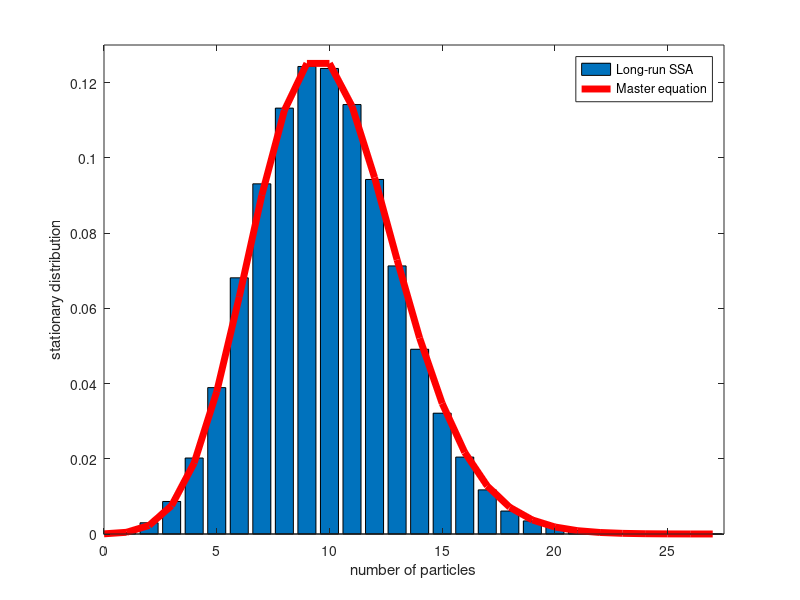

Here is the MATLAB script that generated this plot: (Note: this script raises an error after producing the figure.)
%This code is desgined to calculate the stationary probability distribution
%of the production and degradation example
%By Kit Yates
%Created 25/08/15
%Last Modified 25/08/15

clear all
close all

%Define the rate constant of degradation
k1=0.1; %(sec^{-1})
k2nu=1; %(sec^{-1})

% Define the number of repeats we will do
M=1000;

% Define the final time we will simulate to
T_final=100;

%Define the recording time interval
rec_step=0.01;

%Define a vector of the time_points
time_vec=[0:rec_step:T_final];

%Calculate the number of recording steps required
num_rec_steps=T_final/rec_step;

%Define the vector which will reocrd the number of particlesat each time
%point
rec_vector=zeros(num_rec_steps+1,M);

%Define the initial number of particles
A_init=0;

%Define the initial number of molecules forthe recording vector
rec_vector(1,:)=A_init*ones(1,M);

%Run through a for loop for each of the repeats
for i=1:M

    %Define the initial time to be zero
    t=0;
    
    %Initialise the times to help recording
    t_after=0;
    
%   initialise the number of particles for this repeat
    A=A_init;
    
    %Run through a for loop for each of the time-steps
    %Enter the while loop
    while t<T_final
        
        %Calculate the propensity functions
        a0=A*k1+k2nu;
        
        %Determine the time for the next reaction
        tau=(1/a0)*log(1/rand);
        
        %Update the time
        t=t+tau;
        
        %Write the current value of A to A_old
        A_old=A;
        
        %Determine which reaction happened
        if rand*a0<k2nu
            %Implement the production reaction
            A=A_old+1;
        else
            %Implement the degradation reaction 
            A=max(A_old-1,0);
        end
        
        %Calculate the times for recording
        t_before=t_after;
        t_after=t;
   
        %Calculate the indices of the time step before and the current time
        %step in terms of recording
        ind_before=ceil((t_before+eps)/rec_step);
        ind_after=min(floor(t_after/rec_step),num_rec_steps);
        
        %Find out how many time-steps to write to
        steps_to_write=ind_after-ind_before+1;
        
        if steps_to_write>0 && steps_to_write~=Inf
           rec_vector(ind_before+1:ind_after+1,i)=(A_old)*ones(steps_to_write,1); 
        end
    
    end

end
    
%Define the time after which we consider the process to be stationary
t_stat=40;

%Disregard the first t_stat seconds worth of data
rec_vector_cut=rec_vector(40/rec_step:end,:);

%Find the maximum data value
max_data=max(rec_vector_cut(:));

%extract histogram data from each of the repeats after 40 seconds when the
%process should have roughly reached steady state
[N,X]=hist(rec_vector_cut(:),[0:1:max_data]);

%Normalised the data to make it a PDF
N=N/sum(N);

% Plot the histogram of the stationary frequencies
[h1]=bar(X,N);

%correct the axes
axis([0 max_data+0.5 0 ceil(max(N)*100)/100])

%Now find the frequencies for a range of values
phi=((k2nu/k1).^X)./factorial(X);

%Normalise the values of phi
phi=phi/sum(phi);

hold on
%Also plot the analytically determined mean
[h2]=plot(X,phi,'r','linewidth',5);

% %Set the title
% title(['t= ', num2str(t*rec_step_increment)])
%Set the x and y labels
xlabel('number of particles')
ylabel('stationary distribution')

legend([h1,h2],['Long-run SSA'],'Master equation');

exportfig(gcf,...
            ['production_degradation_stationary_PDF.eps'],...
            'Format','eps2',...
            'Width','20',...
            'Color','cmyk',...
            'Resolution',300,...
            'FontMode','fixed',...
            'FontSize',21);
%             'LineWidth',6);
        %Save as a .fig as well
        saveas(gcf,['production_degradation_stationary_PDF.fig'],'fig');